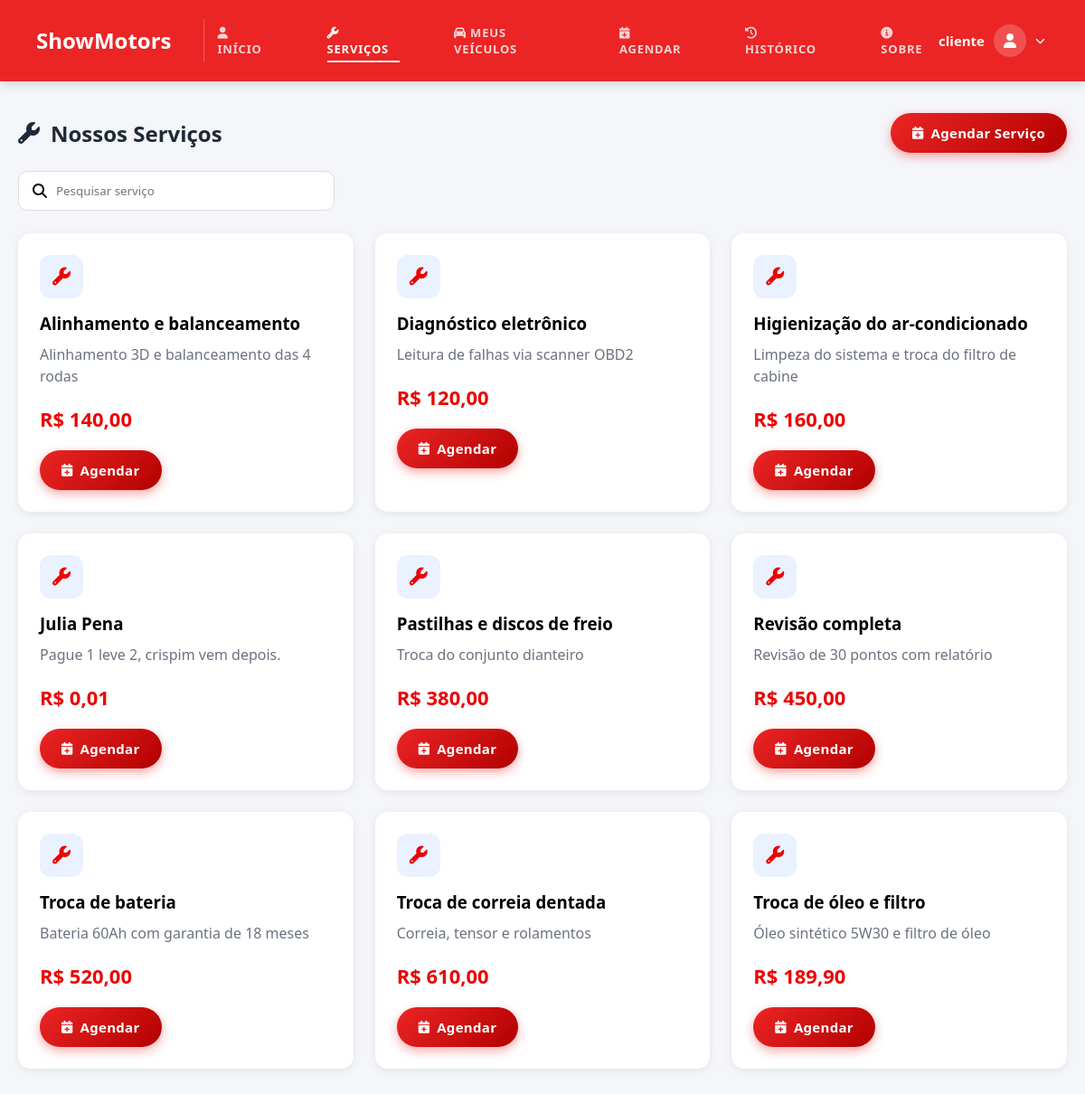
/site_showmotors_v19.10.2026/servicos_cliente.php (signed in), run on the app's committed database.
### tables this page shows
CREATE TABLE IF NOT EXISTS `servicos` (
  `id_servico` int(11) NOT NULL AUTO_INCREMENT,
  `nome` varchar(100) NOT NULL,
  `preco` decimal(10,2) NOT NULL,
  `descricao` varchar(600) DEFAULT NULL,
  PRIMARY KEY (`id_servico`)
);

### site_showmotors_v19.10.2026/servicos_cliente.php (the view, shortened to what this page needs)
<?php
include("conexao.php");
$servicos = $conn->query("SELECT id_servico, nome, preco, descricao FROM servicos ORDER BY nome");
?>
<!DOCTYPE html>
<html lang="pt-BR">
<head>
    <link rel="stylesheet" href="css/estilizacao.css">
    <link rel="stylesheet" href="https://cdnjs.cloudflare.com/ajax/libs/font-awesome/6.5.2/css/all.min.css">
</head>
<body>
    <header class="topo">
        <div class="lado-esquerdo">
            <h1 class="titulo">ShowMotors</h1>
            <?php include("menu.php"); ?>
        </div>
        <?php include("menu_usuario.php"); ?>
    </header>
    <main class="conteudo">
        <div class="cabecalho-secao">
            <h2>
                <i class="fa-solid fa-wrench"></i>
                Nossos Serviços
            </h2>
            <a href="agendar.php" class="botao-padrao">
                <i class="fa-solid fa-calendar-plus"></i>
                Agendar Serviço
            </a>
        </div>
        <div class="barra-filtros">
            <div class="campo-pesquisa">
                <i class="fa-solid fa-magnifying-glass"></i>
                <input type="text" id="pesquisa" placeholder="Pesquisar serviço">
            </div>
        </div>
        <div class="grade-servicos-admin">
            <?php while ($s = $servicos->fetch_assoc()): ?>
                <div class="card-servico-admin">
                    <div class="cabecalho-servico">
                        <div class="icone-servico">
                            <i class="fa-solid fa-wrench"></i>
                        </div>
                    </div>
                    <h3><?= htmlspecialchars($s['nome']) ?></h3>
                    <p>
                        <?= htmlspecialchars($s['descricao'] ?? '') ?>
                    </p>
                    <div class="dados-servico">
                        <strong>
                            R$ <?= number_format($s['preco'], 2, ',', '.') ?>
                        </strong>
                    </div>
                    <div class="acoes-servico">
                        <a class="botao-padrao" href="agendar.php?servico=<?= (int) $s['id_servico'] ?>">
                            <i class="fa-solid fa-calendar-plus"></i>
                            Agendar
                        </a>
                    </div>
                </div>
            <?php endwhile; ?>
        </div>
    </main>
</body>
</html>

### site_showmotors_v19.10.2026/css/estilizacao.css (style rules this page uses)
* { margin: 0; padding: 0; box-sizing: border-box; font-family: "Segoe UI", sans-serif; }
body { background: #f5f6fa; margin: 0; min-height: 100vh; }
.topo { height: 90px; background: #eb2525; color: white; display: flex; justify-content: space-between; align-items: center; padding: 0 40px; box-shadow: 0 3px 12px rgba(0, 0, 0, 0.15); }
.lado-esquerdo { display: flex; align-items: center; gap: 20px; }
.titulo { font-size: 24px; font-weight: 700; line-height: 1; }
.conteudo { max-width: 1250px; margin: 35px auto; padding: 0 20px; }
.cabecalho-secao { display: flex; justify-content: space-between; align-items: center; margin-bottom: 20px; }
.cabecalho-secao h2 { color: #1f2937; display: flex; align-items: center; gap: 12px; }
.icone-servico { min-width: 48px; height: 48px; border-radius: 12px; background: #eaf1ff; color: #eb0404; font-size: 20px; display: flex; justify-content: center; align-items: center; }
.botao-padrao { border: none; background: linear-gradient(135deg, #eb2525, #b30000); color: white; padding: 12px 24px; border-radius: 999px; display: inline-flex; align-items: center; gap: 8px; font-size: 15px; font-weight: 700; letter-spacing: 0.3px; text-decoration: none; cursor: pointer; box-shadow: 0 4px 12px rgba(235, 4, 4, 0.35); }
.botao-padrao i { font-size: 14px; }
.barra-filtros { margin-bottom: 25px; }
.campo-pesquisa { background: white; width: 350px; display: flex; align-items: center; gap: 10px; padding: 12px 15px; border-radius: 10px; border: 1px solid #ddd; }
.campo-pesquisa input { border: none; outline: none; width: 100%; }
.grade-servicos-admin { display: grid; grid-template-columns: repeat(3, 1fr); gap: 24px; }
.card-servico-admin { background: white; border-radius: 14px; padding: 24px; box-shadow: 0 2px 10px rgba(0, 0, 0, 0.08); }
.cabecalho-servico { display: flex; justify-content: space-between; align-items: center; margin-bottom: 15px; }
.card-servico-admin h3 { margin-bottom: 10px; }
.card-servico-admin p { color: #6b7280; margin-bottom: 20px; line-height: 1.5; }
.dados-servico { display: flex; justify-content: space-between; align-items: center; margin-bottom: 20px; }
.dados-servico strong { color: #eb0404; font-size: 22px; }
.acoes-servico { display: flex; gap: 10px; }

### data on the page
servicos: nome "Alinhamento e balanceamento", descricao "Alinhamento 3D e balanceamento das 4 rodas", preco "140,00"
servicos: nome "Diagnóstico eletrônico", descricao "Leitura de falhas via scanner OBD2", preco "120,00"
servicos: nome "Higienização do ar-condicionado", descricao "Limpeza do sistema e troca do filtro de cabine", preco "160,00"
servicos: nome "Julia Pena", descricao "Pague 1 leve 2, crispim vem depois.", preco "0,01"
servicos: nome "Pastilhas e discos de freio", descricao "Troca do conjunto dianteiro", preco "380,00"
servicos: nome "Revisão completa", descricao "Revisão de 30 pontos com relatório", preco "450,00"
servicos: nome "Troca de bateria", descricao "Bateria 60Ah com garantia de 18 meses", preco "520,00"
servicos: nome "Troca de correia dentada", descricao "Correia, tensor e rolamentos", preco "610,00"
servicos: nome "Troca de óleo e filtro", descricao "Óleo sintético 5W30 e filtro de óleo", preco "189,90"

### other printed values
$texto "INÍCIO"
$texto "SERVIÇOS"
$texto "MEUS VEÍCULOS"
$texto "AGENDAR"
$texto "HISTÓRICO"
$texto "SOBRE"
$_SESSION['usuario'] "cliente"
